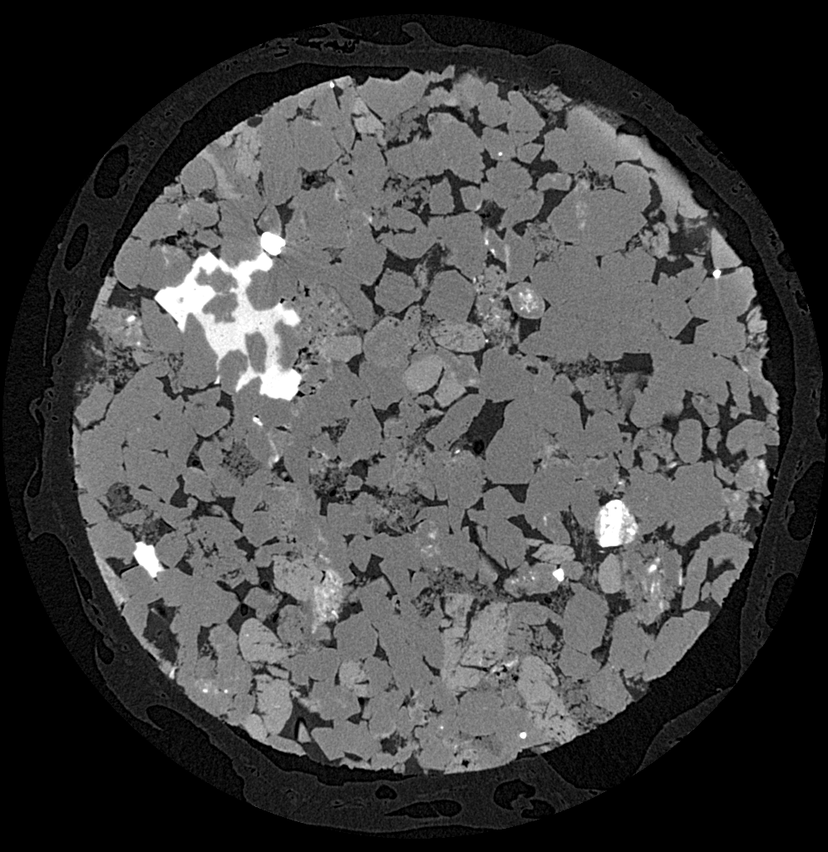
#> input picture opencv/bnsreenu/image_processing_APEER/data/Train_images00.tif, 828 x 852 px, shrunk from 996 x 1024 before the run
$ python -i 80_part2_predict_ML_segmentation_All_filters_RForest.py   (imports and definitions only)   (older library calls are emulated)
#> lines starting #> are read from the running program, lines starting #| are printed output that depends on the picture
#> further down, picture is the input picture: shape (852, 828); min 0, max 255, mean 68.1
"""
80_part2_predict_ML_segmentation_All_filters_RForest
 -----------------------------------------------------

https://www.youtube.com/watch?v=EvBUZXSMT3s&list=PLHae9ggVvqPgyRQQOtENr6hK0m1UquGaG&index=82
https://github.com/bnsreenu/python_for_image_processing_APEER/blob/master/tutorial80_part2_predict_ML_segmentation_All_filters_RForest.py
image url
  https://drive.google.com/file/d/1HWtBaSa-LTyAMgf2uaz1T9o1sTWDBajU/view?usp=sharing

This program uses the model that was created in the 79a.....  program so there is no
labeled image or mask image.


'images/sandstone/Train_images/Sandstone_Versa0000.tif'
Sandstone_Versa0000_mask.tif


Image Labeling   Annotation Tools
https://medevel.com/image-annotation-tools-1831/
====================================================
https://www.makesense.ai/


"""
import numpy as np
import cv2
import pandas as pd


import getpass
from pathlib import Path
import sys
import os


IMAGE_NAME = 'Train_images00.tif'# 'synthetic.jpg' # 'BSE.tif'   'Osteosarcoma_01_transl.tif'  '2.jpg'
USER = getpass.getuser()

if (os.name == "posix"):  #this is a linux  system
    BASE_FOLDER = "/home/"+USER +'/Pictures/tif/'

else: #this is a windows  system
    BASE_FOLDER = 'C:/Users/' + USER + '/Pictures/Saved Pictures/tif/'
IMAGE = BASE_FOLDER + IMAGE_NAME

# Check if the file exists
# [3 lines not run here, left out]

MODEL_FILE_NAME = "sandstone_model_multi_image" ##"sandstone_model"


def feature_extraction(img):
    df = pd.DataFrame()


#All features generated must match the way features are generated for TRAINING.
#Feature1 is our original image pixels
    img2 = img.reshape(-1)
    df['Original Image'] = img2

#Generate Gabor features
    num = 1
    kernels = []
    for theta in range(2):
        theta = theta / 4. * np.pi
        for sigma in (1, 3):
            for lamda in np.arange(0, np.pi, np.pi / 4):
                for gamma in (0.05, 0.5):
#               print(theta, sigma, , lamda, frequency)

                    gabor_label = 'Gabor' + str(num)
#                    print(gabor_label)
                    ksize=9
                    kernel = cv2.getGaborKernel((ksize, ksize), sigma, theta, lamda, gamma, 0, ktype=cv2.CV_32F)
                    kernels.append(kernel)
                    #Now filter image and add values to new column
                    fimg = cv2.filter2D(img2, cv2.CV_8UC3, kernel)
                    filtered_img = fimg.reshape(-1)
                    df[gabor_label] = filtered_img  #Modify this to add new column for each gabor
                    num += 1
#> after the loop, kernels = 32 items; num = 33
########################################
#Geerate OTHER FEATURES and add them to the data frame
#Feature 3 is canny edge
    edges = cv2.Canny(img, 100,200)   #Image, min and max values
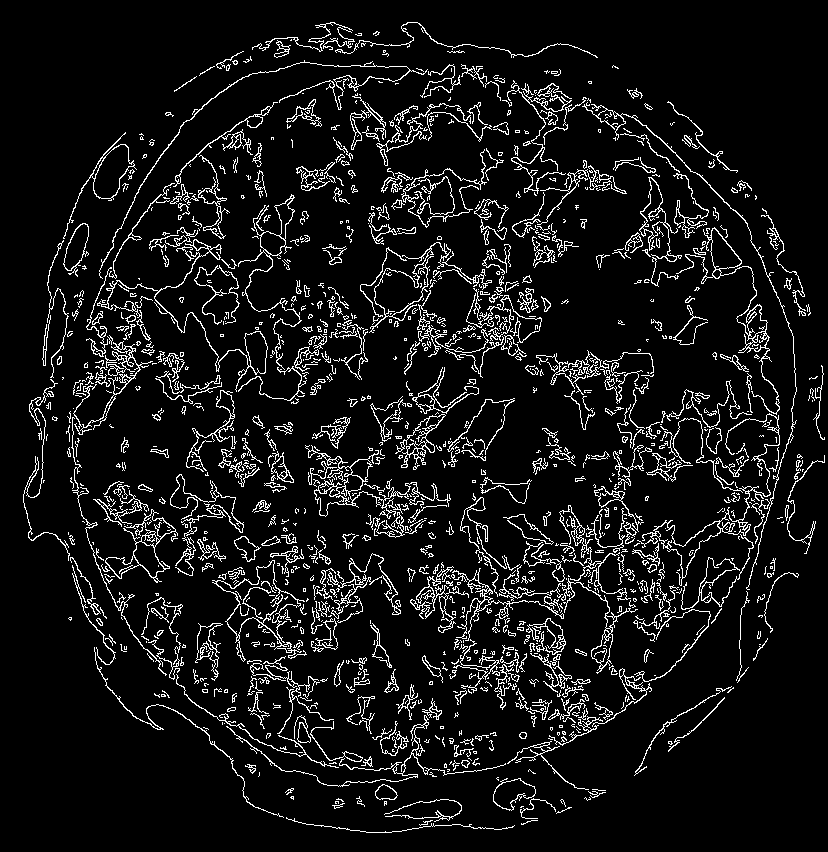
#> edges: shape (852, 828); 8.2% white in thin lines or dots
    edges1 = edges.reshape(-1)
    df['Canny Edge'] = edges1 #Add column to original dataframe

    from skimage.filters import roberts, sobel, scharr, prewitt

#Feature 4 is Roberts edge
    edge_roberts = roberts(img)
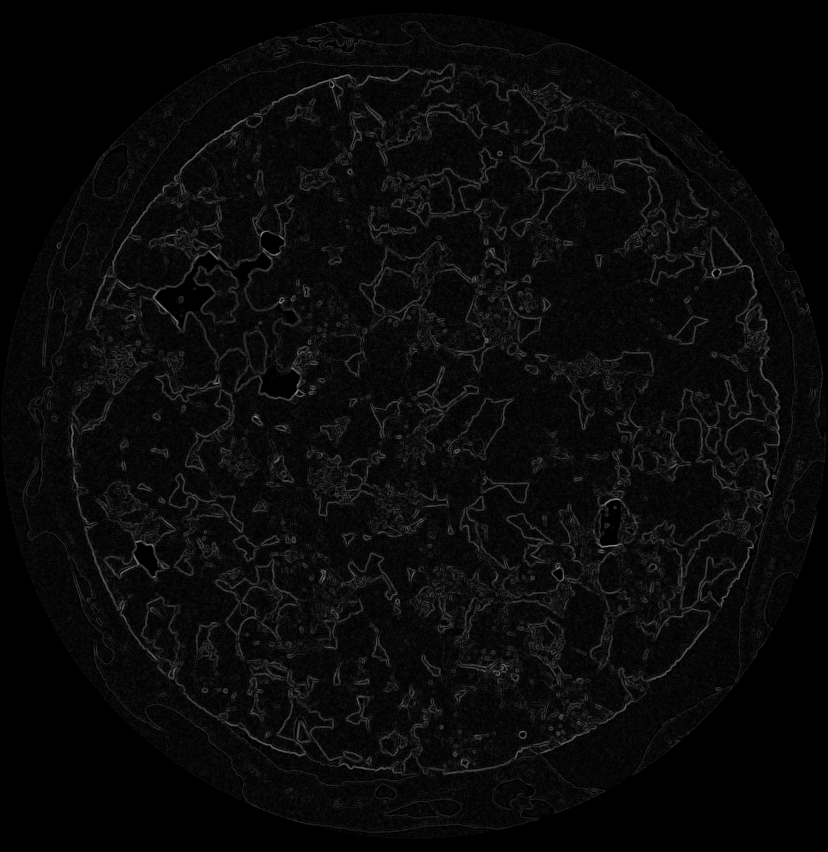
#> edge_roberts: shape (852, 828) float64; min 0, max 0.597, mean 0.0378
    edge_roberts1 = edge_roberts.reshape(-1)
    df['Roberts'] = edge_roberts1

#Feature 5 is Sobel
    edge_sobel = sobel(img)
    edge_sobel1 = edge_sobel.reshape(-1)
    df['Sobel'] = edge_sobel1

#Feature 6 is Scharr
    edge_scharr = scharr(img)
    edge_scharr1 = edge_scharr.reshape(-1)
    df['Scharr'] = edge_scharr1

    #Feature 7 is Prewitt
    edge_prewitt = prewitt(img)
    edge_prewitt1 = edge_prewitt.reshape(-1)
    df['Prewitt'] = edge_prewitt1

    #Feature 8 is Gaussian with sigma=3
    from scipy import ndimage as nd
    gaussian_img = nd.gaussian_filter(img, sigma=3)
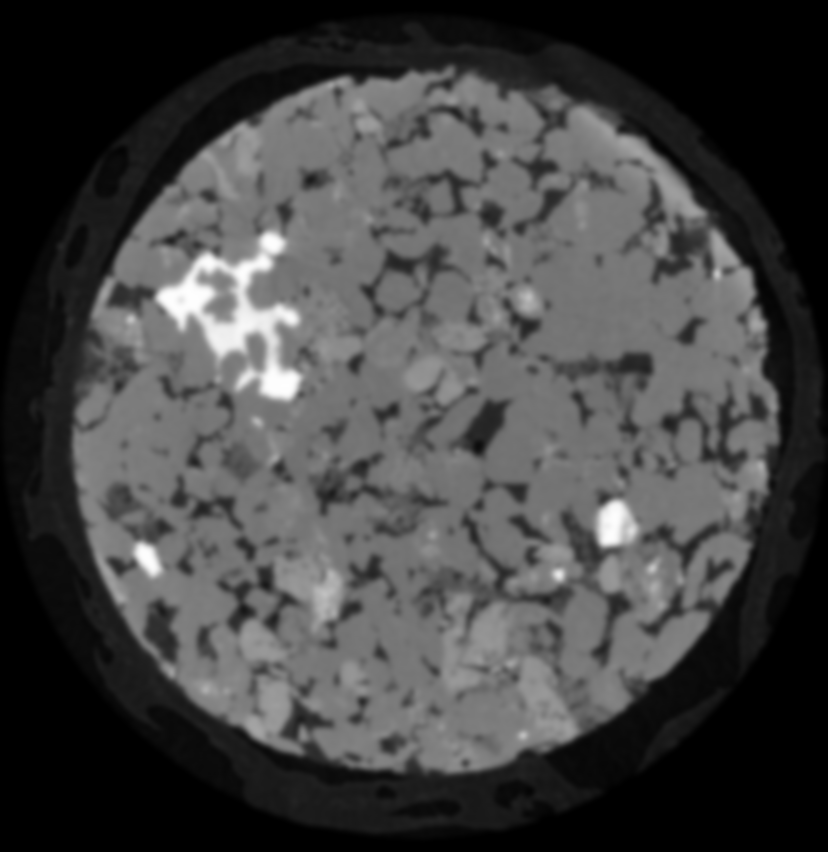
#> gaussian_img: shape (852, 828); min 0, max 254, mean 67.3
    gaussian_img1 = gaussian_img.reshape(-1)
    df['Gaussian s3'] = gaussian_img1

    #Feature 9 is Gaussian with sigma=7
    gaussian_img2 = nd.gaussian_filter(img, sigma=7)
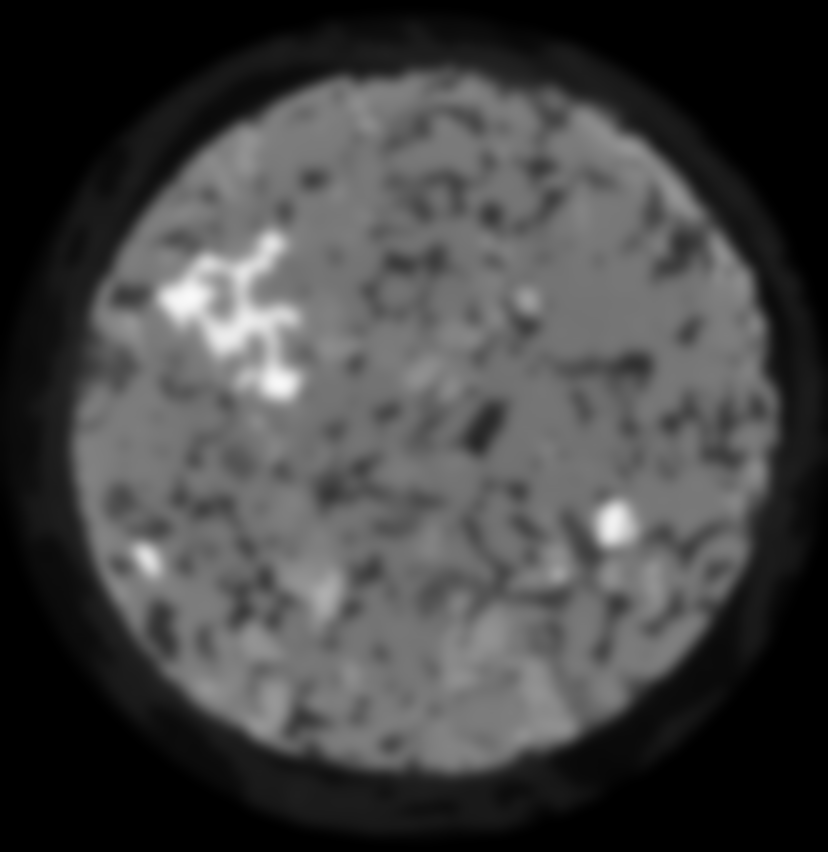
#> gaussian_img2: shape (852, 828); min 0, max 249, mean 67.3
    gaussian_img3 = gaussian_img2.reshape(-1)
    df['Gaussian s7'] = gaussian_img3

    #Feature 10 is Median with sigma=3
    median_img = nd.median_filter(img, size=3)
    median_img1 = median_img.reshape(-1)
    df['Median s3'] = median_img1

    #Feature 11 is Variance with size=3
#    variance_img = nd.generic_filter(img, np.var, size=3)
#    variance_img1 = variance_img.reshape(-1)
#    df['Variance s3'] = variance_img1  #Add column to original dataframe


    return df


#Applying trained model to segment multiple files.

import pickle
#from matplotlib import pyplot as plt
from skimage import io


filename = MODEL_FILE_NAME
# [1 line not run here, left out]

path = BASE_FOLDER#"images/sandstone/Test_images/"

#  print(path)
import os
from matplotlib import pyplot as plt
# [14 lines not run here, left out]
   # io.imsave('images/sandstone/Segmanted_images/'+ image, segmented)
    #plt.imsave('images/sandstone/Segmanted_images/'+ image, segmented, cmap ='jet')

>>> import cv2
>>> picture = cv2.imread('data/Train_images00.tif', cv2.IMREAD_GRAYSCALE)
>>> result = feature_extraction(picture)
#> result = table of 705456 rows and 41 columns

$ run again, on opencv/bnsreenu/image_processing_APEER/data/Train_images03.tif
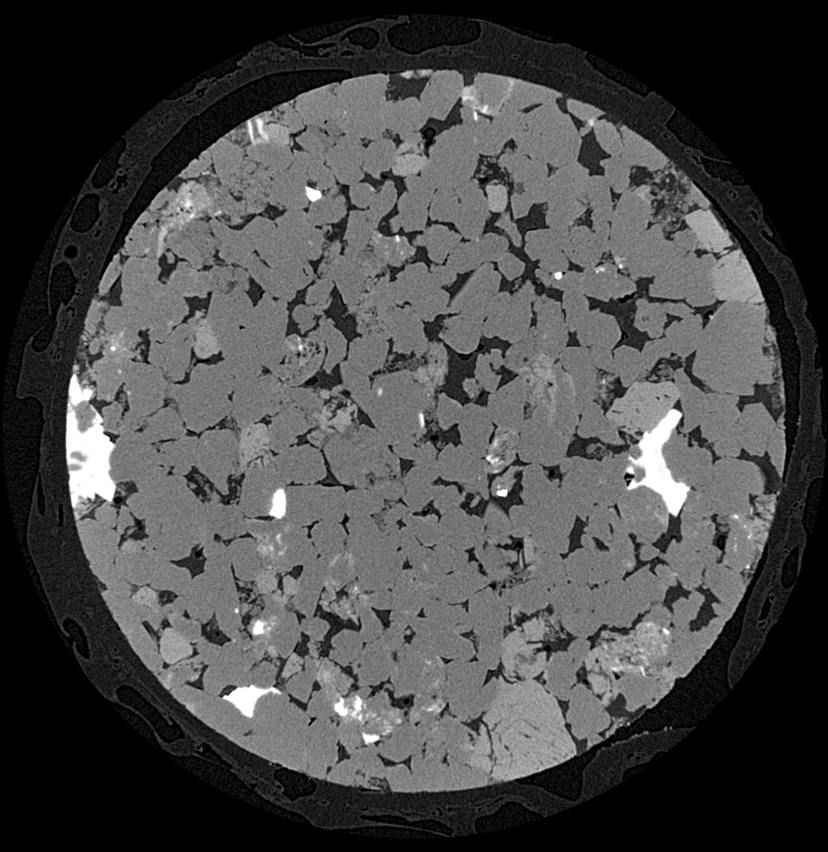
#> input picture opencv/bnsreenu/image_processing_APEER/data/Train_images03.tif, 828 x 852 px, shrunk from 996 x 1024 before the run
#> picture is the input picture: shape (852, 828); min 0, max 255, mean 71.7
#> after the loop in feature_extraction, `for theta in range(2):`: kernels = 32 items; num = 33
#> in feature_extraction, `edges = cv2.Canny(img, 100,200)`:
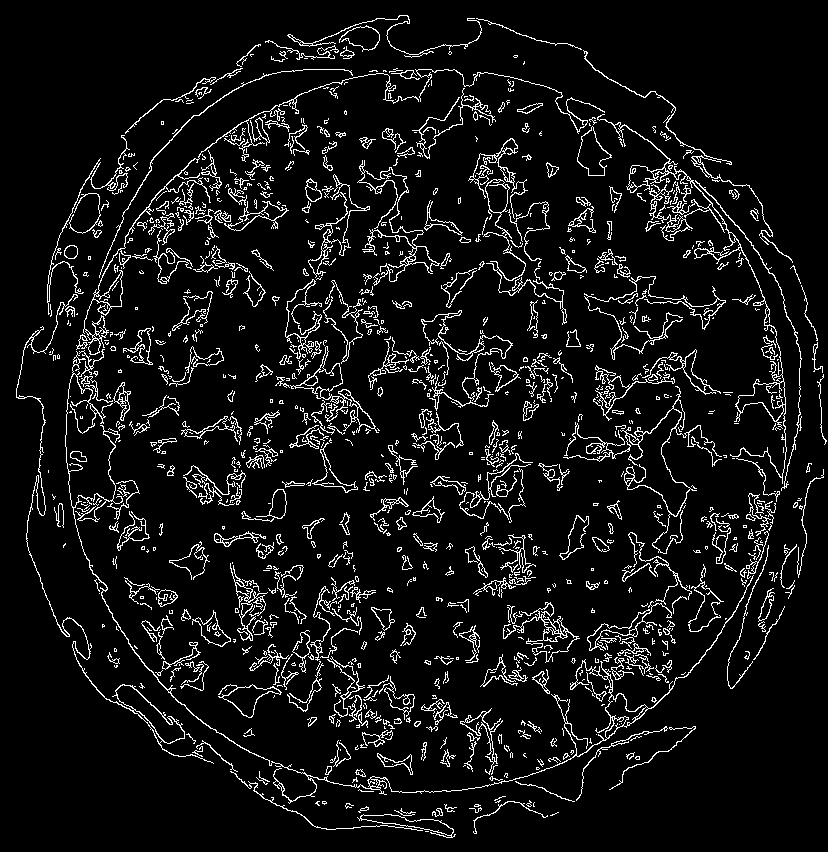
#> edges: shape (852, 828); 7.5% white in thin lines or dots
#> in feature_extraction, `gaussian_img2 = nd.gaussian_filter(img, sigma=7)`:
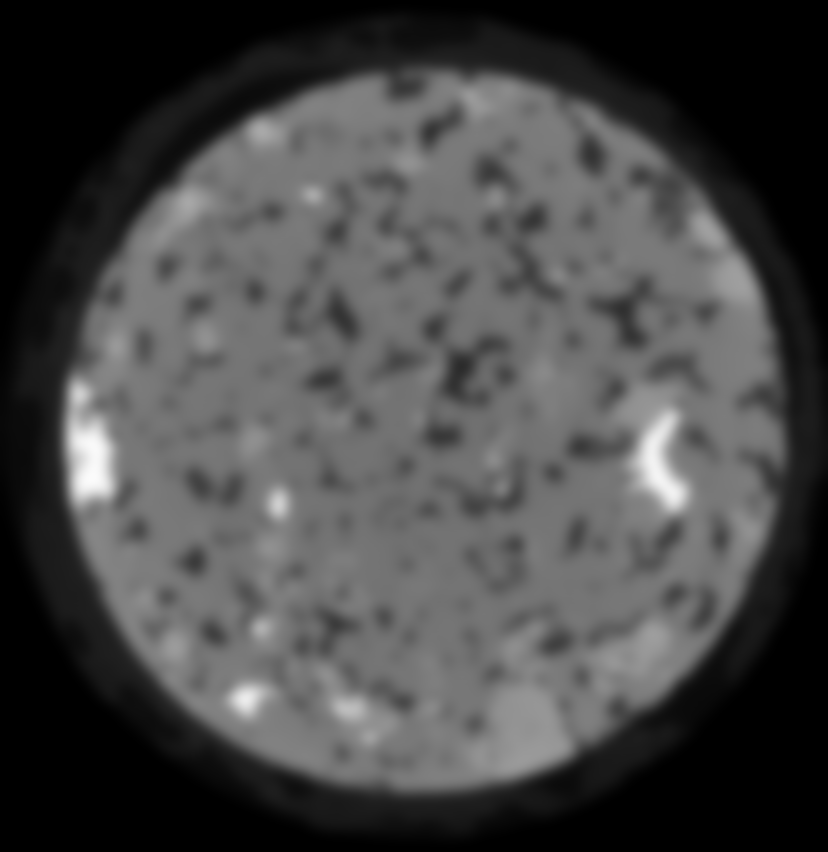
#> gaussian_img2: shape (852, 828); min 0, max 251, mean 70.9
#> result = table of 705456 rows and 41 columns
